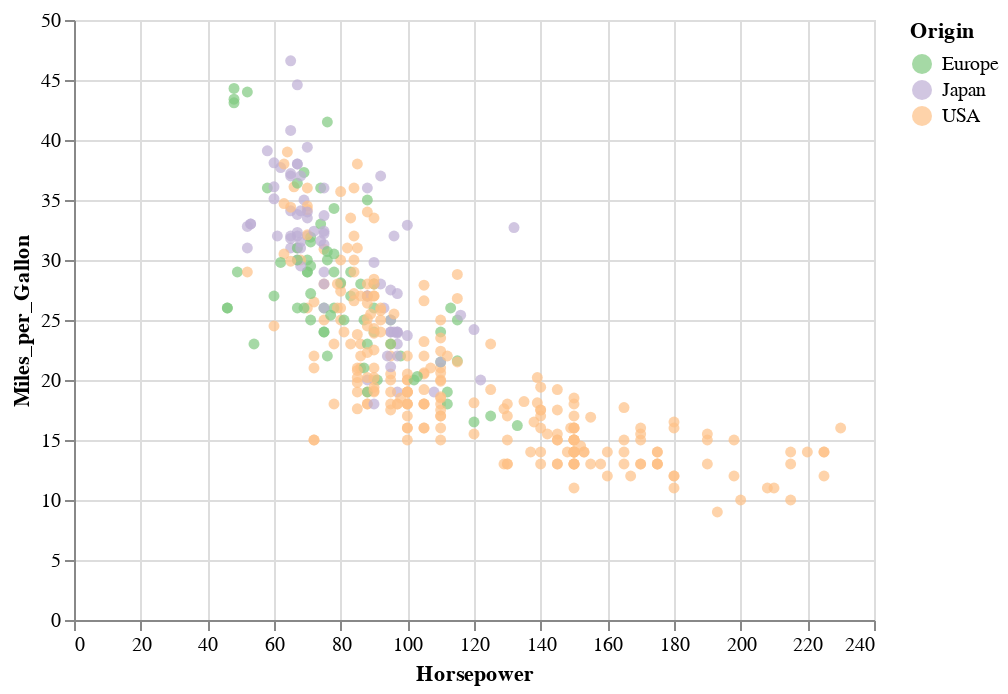

Notebook code for this chart:
### Code cell
# cars = alt.load_dataset('cars')
cars = data.cars()
alt.Chart(cars).mark_circle().encode(
    x='Horsepower',
    y='Miles_per_Gallon',
    color=alt.Color('Origin', scale=alt.Scale(scheme='accent'), sort=alt.Sort()),
)

### Figure 1 — Vega-Lite specification as saved in the notebook (floating-point values rounded to 4 significant figures; data arrays with more than 128 entries replaced by an {"elided": "..."} marker saying what was removed)
{"$schema": "https://vega.github.io/schema/vega-lite/v4.17.0.json", "config": {"view": {"continuousHeight": 300, "continuousWidth": 400}}, "data": {"name": "data-f02450ab61490a1363517a0190416235"}, "datasets": {"data-f02450ab61490a1363517a0190416235": {"elided": "406 records"}}, "encoding": {"color": {"field": "Origin", "scale": {"scheme": "accent"}, "type": "nominal"}, "x": {"field": "Horsepower", "type": "quantitative"}, "y": {"field": "Miles_per_Gallon", "type": "quantitative"}}, "mark": "circle"}
